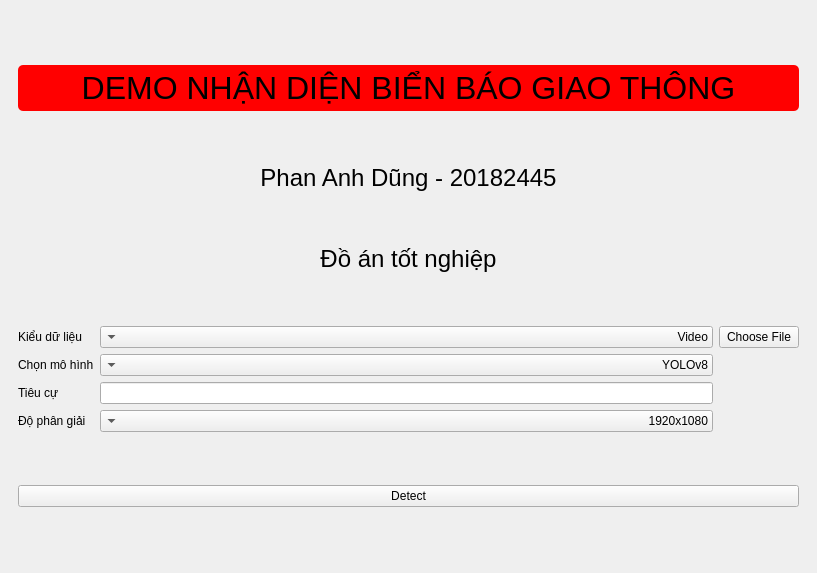
<?xml version="1.0" encoding="UTF-8"?>
<ui version="4.0">
 <class>MainWindow</class>
 <widget class="QMainWindow" name="MainWindow">
  <property name="geometry">
   <rect>
    <x>0</x>
    <y>0</y>
    <width>817</width>
    <height>573</height>
   </rect>
  </property>
  <property name="windowTitle">
   <string>MainWindow</string>
  </property>
  <widget class="QWidget" name="centralwidget">
   <layout class="QVBoxLayout" name="verticalLayout">
    <item>
     <widget class="QStackedWidget" name="stackedWidget">
      <property name="styleSheet">
       <string notr="true"/>
      </property>
      <property name="currentIndex">
       <number>0</number>
      </property>
      <widget class="QWidget" name="page">
       <layout class="QVBoxLayout" name="verticalLayout_2">
        <item>
         <widget class="QLabel" name="label">
          <property name="sizePolicy">
           <sizepolicy hsizetype="Preferred" vsizetype="Fixed">
            <horstretch>0</horstretch>
            <verstretch>0</verstretch>
           </sizepolicy>
          </property>
          <property name="font">
           <font>
            <pointsize>24</pointsize>
           </font>
          </property>
          <property name="styleSheet">
           <string notr="true">background-color: red;
border-radius: 5px;
padding: 5px;</string>
          </property>
          <property name="text">
           <string>DEMO NHẬN DIỆN BIỂN BÁO GIAO THÔNG</string>
          </property>
          <property name="alignment">
           <set>Qt::AlignCenter</set>
          </property>
         </widget>
        </item>
        <item>
         <widget class="QLabel" name="label_2">
          <property name="sizePolicy">
           <sizepolicy hsizetype="Preferred" vsizetype="Fixed">
            <horstretch>0</horstretch>
            <verstretch>0</verstretch>
           </sizepolicy>
          </property>
          <property name="font">
           <font>
            <pointsize>18</pointsize>
           </font>
          </property>
          <property name="text">
           <string>Phan Anh Dũng - 20182445</string>
          </property>
          <property name="alignment">
           <set>Qt::AlignCenter</set>
          </property>
         </widget>
        </item>
        <item>
         <widget class="QLabel" name="label_3">
          <property name="sizePolicy">
           <sizepolicy hsizetype="Preferred" vsizetype="Fixed">
            <horstretch>0</horstretch>
            <verstretch>0</verstretch>
           </sizepolicy>
          </property>
          <property name="font">
           <font>
            <pointsize>18</pointsize>
           </font>
          </property>
          <property name="text">
           <string>Đồ án tốt nghiệp</string>
          </property>
          <property name="alignment">
           <set>Qt::AlignCenter</set>
          </property>
         </widget>
        </item>
        <item>
         <layout class="QGridLayout" name="gridLayout">
          <item row="1" column="0">
           <widget class="QLabel" name="label_4">
            <property name="text">
             <string>Chọn mô hình</string>
            </property>
           </widget>
          </item>
          <item row="3" column="0">
           <widget class="QLabel" name="label_7">
            <property name="text">
             <string>Độ phân giải</string>
            </property>
           </widget>
          </item>
          <item row="2" column="1">
           <widget class="QLineEdit" name="focal"/>
          </item>
          <item row="1" column="1">
           <widget class="QComboBox" name="model_name">
            <property name="layoutDirection">
             <enum>Qt::RightToLeft</enum>
            </property>
            <item>
             <property name="text">
              <string>YOLOv8</string>
             </property>
            </item>
           </widget>
          </item>
          <item row="2" column="0">
           <widget class="QLabel" name="label_6">
            <property name="text">
             <string>Tiêu cự</string>
            </property>
           </widget>
          </item>
          <item row="0" column="0">
           <widget class="QLabel" name="label_5">
            <property name="text">
             <string>Kiểu dữ liệu</string>
            </property>
           </widget>
          </item>
          <item row="3" column="1">
           <widget class="QComboBox" name="resolution">
            <property name="layoutDirection">
             <enum>Qt::RightToLeft</enum>
            </property>
            <item>
             <property name="text">
              <string>1920x1080</string>
             </property>
            </item>
           </widget>
          </item>
          <item row="0" column="1">
           <widget class="QComboBox" name="source">
            <property name="layoutDirection">
             <enum>Qt::RightToLeft</enum>
            </property>
            <item>
             <property name="text">
              <string>Video</string>
             </property>
            </item>
           </widget>
          </item>
          <item row="0" column="2">
           <widget class="QPushButton" name="btn_choose_video">
            <property name="text">
             <string>Choose File</string>
            </property>
           </widget>
          </item>
         </layout>
        </item>
        <item>
         <widget class="QPushButton" name="btn_detect">
          <property name="text">
           <string>Detect</string>
          </property>
         </widget>
        </item>
       </layout>
      </widget>
      <widget class="QWidget" name="page_2">
       <property name="styleSheet">
        <string notr="true"/>
       </property>
       <layout class="QVBoxLayout" name="verticalLayout_4">
        <item>
         <widget class="QLabel" name="label_8">
          <property name="sizePolicy">
           <sizepolicy hsizetype="Preferred" vsizetype="Fixed">
            <horstretch>0</horstretch>
            <verstretch>0</verstretch>
           </sizepolicy>
          </property>
          <property name="font">
           <font>
            <pointsize>24</pointsize>
           </font>
          </property>
          <property name="styleSheet">
           <string notr="true">background-color: red;
border-radius: 5px;</string>
          </property>
          <property name="text">
           <string>DEMO NHẬN DIỆN BIỂN BÁO GIAO THÔNG</string>
          </property>
          <property name="alignment">
           <set>Qt::AlignCenter</set>
          </property>
         </widget>
        </item>
        <item>
         <widget class="QLabel" name="label_9">
          <property name="sizePolicy">
           <sizepolicy hsizetype="Preferred" vsizetype="Fixed">
            <horstretch>0</horstretch>
            <verstretch>0</verstretch>
           </sizepolicy>
          </property>
          <property name="font">
           <font>
            <pointsize>18</pointsize>
           </font>
          </property>
          <property name="text">
           <string>Phan Anh Dũng - 20182445</string>
          </property>
          <property name="alignment">
           <set>Qt::AlignCenter</set>
          </property>
         </widget>
        </item>
        <item>
         <widget class="QLabel" name="label_10">
          <property name="sizePolicy">
           <sizepolicy hsizetype="Preferred" vsizetype="Fixed">
            <horstretch>0</horstretch>
            <verstretch>0</verstretch>
           </sizepolicy>
          </property>
          <property name="font">
           <font>
            <pointsize>18</pointsize>
           </font>
          </property>
          <property name="text">
           <string>Đồ án tốt nghiệp</string>
          </property>
          <property name="alignment">
           <set>Qt::AlignCenter</set>
          </property>
         </widget>
        </item>
        <item>
         <widget class="QWidget" name="widget" native="true">
          <layout class="QHBoxLayout" name="horizontalLayout">
           <item>
            <widget class="QWidget" name="input_video" native="true">
             <layout class="QVBoxLayout" name="verticalLayout_5">
              <property name="spacing">
               <number>0</number>
              </property>
              <property name="leftMargin">
               <number>0</number>
              </property>
              <property name="topMargin">
               <number>0</number>
              </property>
              <property name="rightMargin">
               <number>0</number>
              </property>
              <property name="bottomMargin">
               <number>0</number>
              </property>
              <item>
               <widget class="QLabel" name="input_display">
                <property name="text">
                 <string/>
                </property>
                <property name="alignment">
                 <set>Qt::AlignCenter</set>
                </property>
               </widget>
              </item>
             </layout>
            </widget>
           </item>
           <item>
            <widget class="QWidget" name="widget_4" native="true">
             <layout class="QVBoxLayout" name="verticalLayout_3">
              <item>
               <widget class="QPushButton" name="btn_compare">
                <property name="text">
                 <string>COMPARE</string>
                </property>
               </widget>
              </item>
              <item>
               <widget class="QPushButton" name="btn_home">
                <property name="text">
                 <string>HOME</string>
                </property>
               </widget>
              </item>
             </layout>
            </widget>
           </item>
           <item>
            <widget class="QWidget" name="output_video" native="true">
             <layout class="QVBoxLayout" name="verticalLayout_6">
              <property name="spacing">
               <number>0</number>
              </property>
              <property name="leftMargin">
               <number>0</number>
              </property>
              <property name="topMargin">
               <number>0</number>
              </property>
              <property name="rightMargin">
               <number>0</number>
              </property>
              <property name="bottomMargin">
               <number>0</number>
              </property>
              <item>
               <widget class="QLabel" name="output_display">
                <property name="text">
                 <string/>
                </property>
                <property name="alignment">
                 <set>Qt::AlignCenter</set>
                </property>
               </widget>
              </item>
             </layout>
            </widget>
           </item>
          </layout>
         </widget>
        </item>
       </layout>
      </widget>
     </widget>
    </item>
   </layout>
  </widget>
 </widget>
 <resources/>
 <connections/>
</ui>
